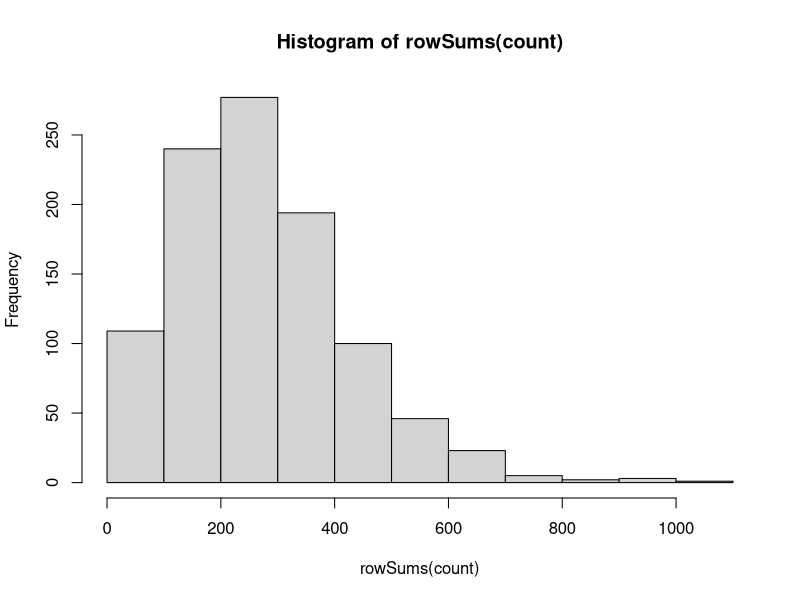

Recreate this plot in R.
############# Extra
library(expm)
rm(list=ls())

#Initialize Q-matrix
Q = matrix(
  c(-0.0085,  0.005,  0.0025,       0,   0.001,
    0, -0.014,   0.005,   0.004,   0.005,
    0,      0,  -0.008,   0.003,   0.005,
    0,      0,       0,  -0.009,   0.009,
    0,      0,       0,       0,       0),
  nrow = 5,
  ncol = 5)
Q <- t(Q)


############# Task 11
#Initializations
woman = rep(1,1000) # Create 1000 women
N.iter = 1000
count = matrix(0, ncol = 5, nrow = N.iter) #
variable = 1
k = 2
# Simulate the lifetime of the women
for (i in 1:N.iter){
  while (woman[i]<5){ #Woman has to have state under 5. otherwise they are dead
    event = rexp(1,rate=-k * Q[woman[i],woman[i]])
    count[i,woman[i]] = count[i,woman[i]] + event
    if (woman[i] <4 & variable == k){
      woman[i]=sample(x = c((woman[i]+1):5), size =1, replace =TRUE,
                      prob =-(Q[woman[i],(woman[i]+1):5])/Q[woman[i],woman[i]])
      variable = 1
    }
    else if (variable != k){
      variable = variable +1
    } else {
      woman[i]=5
      variable = 1
    }
  }
}
hist(rowSums(count))
